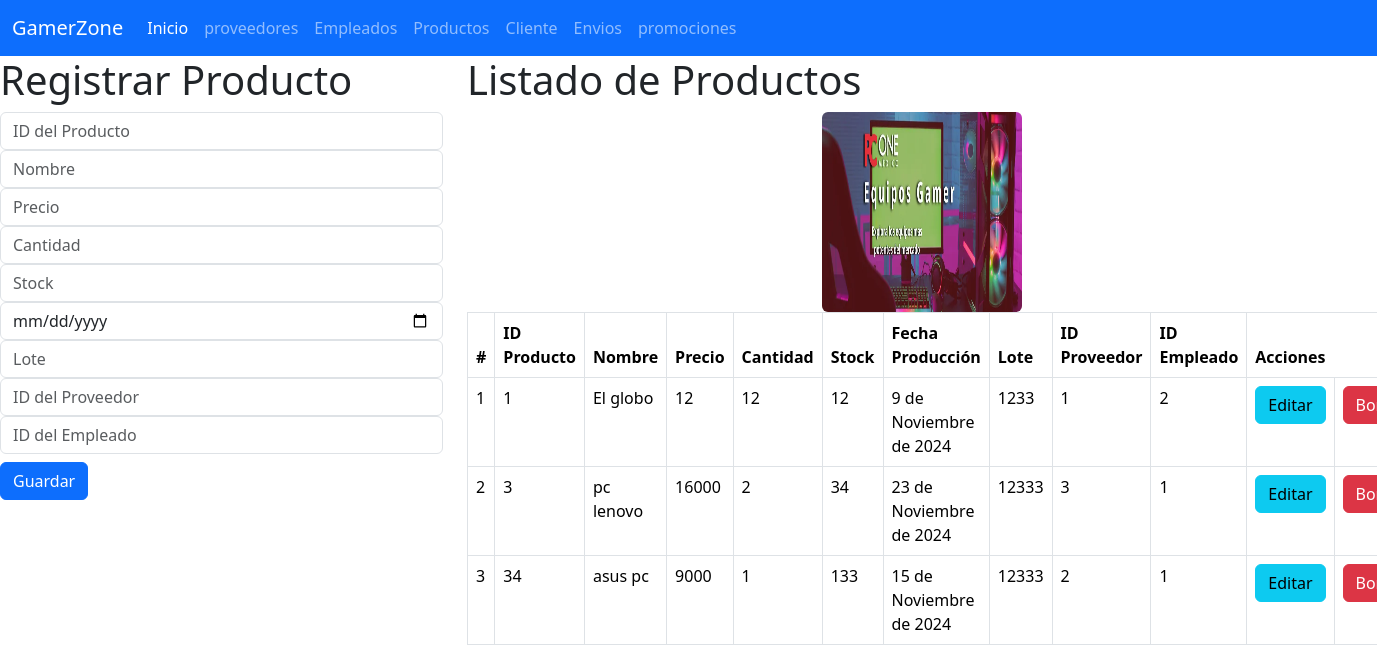
/inicio_vistaProductos, run on the app's committed database.
### Productos_app/models.py (models this page shows, shortened)
class Productos(models.Model):
    id_producto = models.IntegerField(primary_key=True)  # Para que sean números
    nombre = models.CharField(max_length=100)
    precio = models.IntegerField()
    cantidad = models.IntegerField()
    stock = models.IntegerField()
    fecha_produccion = models.DateField()
    lote = models.CharField(max_length=100)
    id_proveedor = models.IntegerField()
    id_empleado = models.IntegerField()

### Productos_app/views.py (the view)
# urls.py: path("inicio_vistaProductos", views.inicio_vistaProductos, name="inicio_vistaProductos"),
def inicio_vistaProductos(request):
    losproductos = Productos.objects.all()
    return render(request, "gestionarProductos.html", {"misproductos": losproductos})

### Productos_app/templates/gestionarProductos.html (shortened to what this page needs)
{% extends "base.html" %}
{% load static %}
{% block cuerpo %}
<div class="row">
    <div class="col-md-4">
        <h1>Registrar Producto</h1>
        <form action="/registrarProducto/" method="POST">
            <div class="form-group">
                <input type="number" id="txtid_producto" name="txtid_producto" class="form-control" placeholder="ID del Producto" required>
            </div>
            <div class="form-group">
                <input type="text" id="txtnombre" name="txtnombre" class="form-control" placeholder="Nombre" required>
            </div>
            <div class="form-group">
                <input type="number" id="txtprecio" name="txtprecio" class="form-control" placeholder="Precio" required>
            </div>
            <div class="form-group">
                <input type="number" id="txtcantidad" name="txtcantidad" class="form-control" placeholder="Cantidad" required>
            </div>
            <div class="form-group">
                <input type="number" id="txtstock" name="txtstock" class="form-control" placeholder="Stock" required>
            </div>
            <div class="form-group">
                <input type="date" id="txtfecha_produccion" name="txtfecha_produccion" class="form-control" placeholder="Fecha de Producción" required>
            </div>
            <div class="form-group">
                <input type="text" id="txtlote" name="txtlote" class="form-control" placeholder="Lote" required>
            </div>
            <div class="form-group">
                <input type="number" id="txtid_proveedor" name="txtid_proveedor" class="form-control" placeholder="ID del Proveedor" required>
            </div>
            <div class="form-group">
                <input type="number" id="txtid_empleado" name="txtid_empleado" class="form-control" placeholder="ID del Empleado" required>
            </div>
            <div class="form-group py-2">
                <button type="submit" class="btn btn-primary">Guardar</button>
            </div>
        </form>
    </div>
    <div class="col-md-8">
        <h1>Listado de Productos</h1>
        <img class="rounded mx-auto d-block" src="{% static 'img/producto.jpg' %}" alt="alexis" style="width: 200px; height: 200px;" />
        <table class="table table-bordered">
            <thead>
                <tr>
                    <th>#</th>
                    <th>ID Producto</th>
                    <th>Nombre</th>
                    <th>Precio</th>
                    <th>Cantidad</th>
                    <th>Stock</th>
                    <th>Fecha Producción</th>
                    <th>Lote</th>
                    <th>ID Proveedor</th>
                    <th>ID Empleado</th>
                    <th colspan="2">Acciones</th>
                </tr>
            </thead>
            <tbody>
                {% for p in misproductos %}
                <tr>
                    <td>{{ forloop.counter }}</td>
                    <td>{{ p.id_producto }}</td>
                    <td>{{ p.nombre }}</td>
                    <td>{{ p.precio }}</td>
                    <td>{{ p.cantidad }}</td>
                    <td>{{ p.stock }}</td>
                    <td>{{ p.fecha_produccion }}</td>
                    <td>{{ p.lote }}</td>
                    <td>{{ p.id_proveedor }}</td>
                    <td>{{ p.id_empleado }}</td>
                    <td><a href="seleccionarProducto/{{ p.id_producto }}" class="btn btn-info">Editar</a></td>
                    <td><a href="borrarProducto/{{ p.id_producto }}" class="btn btn-danger">Borrar</a></td>
                </tr>
                {% endfor %}
            </tbody>
        </table>
    </div>
</div>
{% endblock %}

### templates/base.html (shortened to what this page needs)
{% load static %}
<!doctype html>
<html lang="en">
  <head>
    <link href="https://cdn.jsdelivr.net/npm/bootstrap@5.3.3/dist/css/bootstrap.min.css" rel="stylesheet">
  </head>
  <body>
    <nav class="navbar navbar-expand-lg bg-primary" data-bs-theme="dark">
        <div class="container-fluid">
          <a class="navbar-brand" href="#">GamerZone</a>
          <div class="collapse navbar-collapse" id="navbarNav">
            <ul class="navbar-nav">
              <li class="nav-item">
                <a class="nav-link active" aria-current="page" href="/">Inicio</a>
              </li>
              <li class="nav-item">
                <a class="nav-link" href="{% url "inicio_vistaProveedor" %}">proveedores</a>
              </li>
              <li class="nav-item">
                <a class="nav-link" href="{% url "inicio_vistaEmpleado" %}">Empleados</a>
              </li>
              <li class="nav-item">
                <a class="nav-link" href="{% url "inicio_vistaProductos" %}">Productos</a>
              </li>
              <li class="nav-item">
                <a class="nav-link" href="{% url "inicio_vistaCliente" %}">Cliente</a>
              </li>
              <li class="nav-item">
                <a class="nav-link" href="{% url "inicio_vistaEnvio" %}">Envios</a>
              </li>
              <li class="nav-item">
                <a class="nav-link" href="{% url "inicio_vistaPromocion" %}">promociones</a>
              </li>
            </ul>
          </div>
        </div>
      </nav>
    {% block cuerpo %}{% endblock %}
  </body>
</html>

### data on the page
Productos: id_producto "1", nombre "El globo", precio "12", cantidad "12", stock "12", fecha_produccion "9 de Noviembre de 2024", lote "1233", id_proveedor "1", id_empleado "2"
Productos: id_producto "3", nombre "pc lenovo", precio "16000", cantidad "2", stock "34", fecha_produccion "23 de Noviembre de 2024", lote "12333", id_proveedor "3", id_empleado "1"
Productos: id_producto "34", nombre "asus pc", precio "9000", cantidad "1", stock "133", fecha_produccion "15 de Noviembre de 2024", lote "12333", id_proveedor "2", id_empleado "1"
